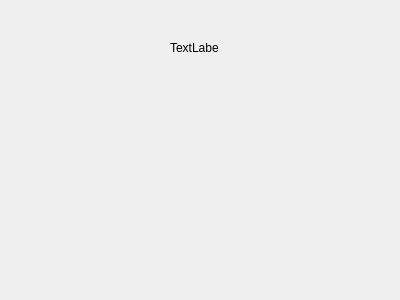
<?xml version="1.0" encoding="UTF-8"?>
<ui version="4.0">
 <class>DisplayImageInfoWidget</class>
 <widget class="QWidget" name="DisplayImageInfoWidget">
  <property name="geometry">
   <rect>
    <x>0</x>
    <y>0</y>
    <width>400</width>
    <height>300</height>
   </rect>
  </property>
  <property name="windowTitle">
   <string>Form</string>
  </property>
  <widget class="QLabel" name="label">
   <property name="geometry">
    <rect>
     <x>170</x>
     <y>40</y>
     <width>49</width>
     <height>16</height>
    </rect>
   </property>
   <property name="text">
    <string>TextLabel</string>
   </property>
  </widget>
 </widget>
 <resources/>
 <connections/>
</ui>
